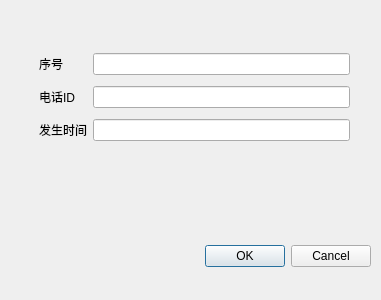
<?xml version="1.0" encoding="UTF-8"?>
<ui version="4.0">
 <class>Dialog</class>
 <widget class="QDialog" name="Dialog">
  <property name="geometry">
   <rect>
    <x>0</x>
    <y>0</y>
    <width>381</width>
    <height>300</height>
   </rect>
  </property>
  <property name="windowTitle">
   <string>Dialog</string>
  </property>
  <widget class="QDialogButtonBox" name="buttonBox">
   <property name="geometry">
    <rect>
     <x>30</x>
     <y>240</y>
     <width>341</width>
     <height>32</height>
    </rect>
   </property>
   <property name="orientation">
    <enum>Qt::Horizontal</enum>
   </property>
   <property name="standardButtons">
    <set>QDialogButtonBox::Cancel|QDialogButtonBox::Ok</set>
   </property>
  </widget>
  <widget class="QWidget" name="">
   <property name="geometry">
    <rect>
     <x>39</x>
     <y>48</y>
     <width>311</width>
     <height>101</height>
    </rect>
   </property>
   <layout class="QGridLayout" name="gridLayout">
    <item row="0" column="0">
     <widget class="QLabel" name="label_5">
      <property name="text">
       <string>序号</string>
      </property>
     </widget>
    </item>
    <item row="0" column="1">
     <widget class="QLineEdit" name="SequencelineEdit"/>
    </item>
    <item row="1" column="0">
     <widget class="QLabel" name="label_2">
      <property name="text">
       <string>电话ID</string>
      </property>
     </widget>
    </item>
    <item row="1" column="1">
     <widget class="QLineEdit" name="PhoneIDlineEdit"/>
    </item>
    <item row="2" column="0">
     <widget class="QLabel" name="label_3">
      <property name="text">
       <string>发生时间</string>
      </property>
     </widget>
    </item>
    <item row="2" column="1">
     <widget class="QLineEdit" name="OccurredTimelineEdit"/>
    </item>
   </layout>
  </widget>
 </widget>
 <resources/>
 <connections>
  <connection>
   <sender>buttonBox</sender>
   <signal>accepted()</signal>
   <receiver>Dialog</receiver>
   <slot>accept()</slot>
   <hints>
    <hint type="sourcelabel">
     <x>248</x>
     <y>254</y>
    </hint>
    <hint type="destinationlabel">
     <x>157</x>
     <y>274</y>
    </hint>
   </hints>
  </connection>
  <connection>
   <sender>buttonBox</sender>
   <signal>rejected()</signal>
   <receiver>Dialog</receiver>
   <slot>reject()</slot>
   <hints>
    <hint type="sourcelabel">
     <x>316</x>
     <y>260</y>
    </hint>
    <hint type="destinationlabel">
     <x>286</x>
     <y>274</y>
    </hint>
   </hints>
  </connection>
 </connections>
</ui>
